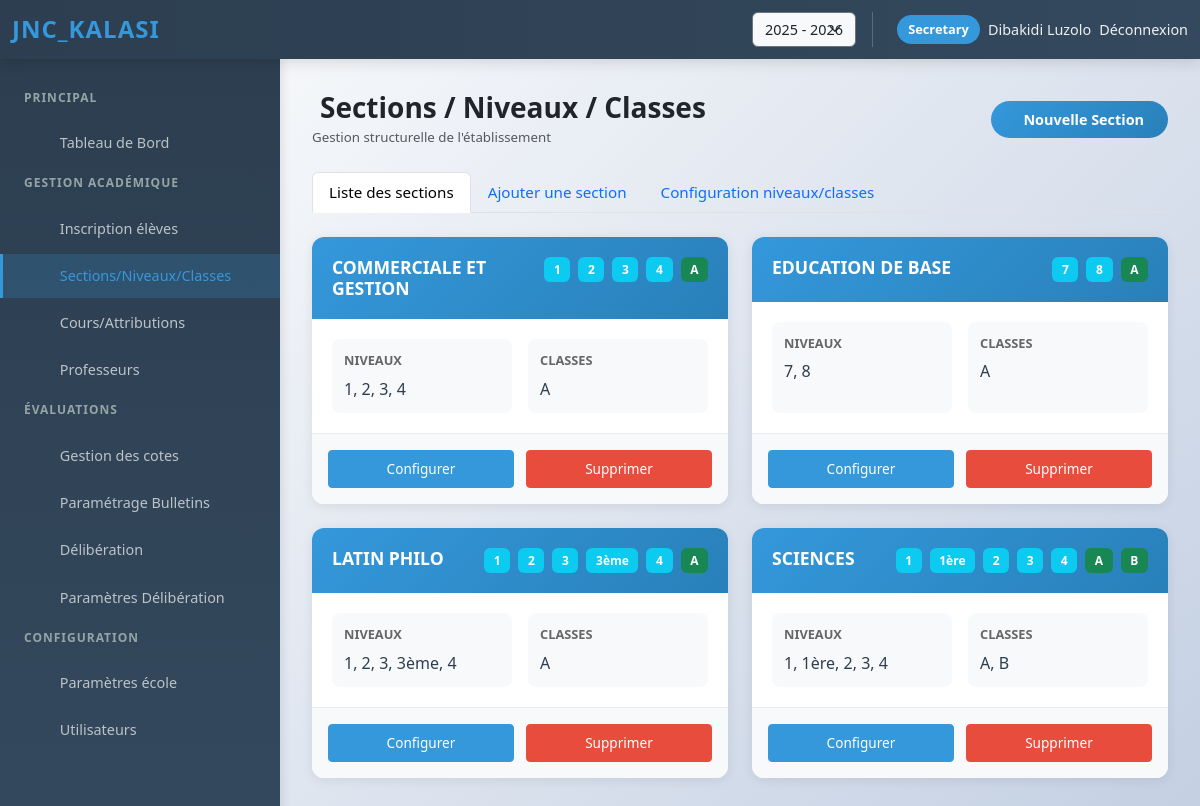
Page /admin/sections (signed in) on the committed database.
### models/__init__.py (models this page shows, shortened)
class User(UserMixin, db.Model):
    __tablename__ = 'users'
    id = db.Column(db.Integer, primary_key=True)
    school_id = db.Column(db.Integer, db.ForeignKey('schools.id'), nullable=True)  # Nullable pour super_admin
    username = db.Column(db.String(80), unique=True, nullable=False)
    password_hash = db.Column(db.String(255), nullable=False)
    role = db.Column(db.Enum('super_admin', 'school_admin', 'secretary', 'discipline', 'professor', name='role_enum'), nullable=False)
    full_name = db.Column(db.String(120), nullable=False)
    email = db.Column(db.String(120))
    created_at = db.Column(db.DateTime, server_default=db.func.now())
    is_active = db.Column(db.Boolean, nullable=False, default=True, server_default=db.text('1'))  # For blocking/unblocking
    last_login_at = db.Column(db.DateTime, nullable=True)
    last_login_ip = db.Column(db.String(45), nullable=True)  # IPv6 compatible
    login_failed_attempts = db.Column(db.Integer, default=0, nullable=False)
    last_failed_login_at = db.Column(db.DateTime, nullable=True)
    last_failed_login_ip = db.Column(db.String(45), nullable=True)
    password_reset_token = db.Column(db.String(100), nullable=True)
    password_reset_expires = db.Column(db.DateTime, nullable=True)
    must_change_password = db.Column(db.Boolean, default=False, nullable=False)
    school = db.relationship('School', back_populates='users')
    courses = db.relationship('Course', back_populates='professor', lazy='dynamic')
    attendance_records = db.relationship('AttendanceRecord', foreign_keys='AttendanceRecord.professor_id', back_populates='professor', lazy='dynamic')
    created_subscriptions = db.relationship('SchoolSubscription', foreign_keys='SchoolSubscription.created_by_user_id', back_populates='created_by_user', lazy='dynamic')
    validated_subscription_payments = db.relationship('SchoolSubscriptionPayment', foreign_keys='SchoolSubscriptionPayment.confirmed_by_user_id', back_populates='confirmed_by_user', lazy='dynamic')
    opened_support_tickets = db.relationship('RemoteSupportTicket', foreign_keys='RemoteSupportTicket.created_by_user_id', back_populates='created_by_user', lazy='dynamic')
    handled_support_tickets = db.relationship('RemoteSupportTicket', foreign_keys='RemoteSupportTicket.handled_by_user_id', back_populates='handled_by_user', lazy='dynamic')
    received_notifications = db.relationship('Notification', foreign_keys='Notification.recipient_id', back_populates='recipient', lazy='dynamic')
    sent_notifications = db.relationship('Notification', foreign_keys='Notification.actor_id', back_populates='actor', lazy='dynamic')
    def is_super_admin(self):
        return self.role == 'super_admin'

class Section(db.Model):
    __tablename__ = 'sections'
    id = db.Column(db.Integer, primary_key=True)
    school_id = db.Column(db.Integer, db.ForeignKey('schools.id'), nullable=False)
    name = db.Column(db.String(100), nullable=False)
    level = db.Column(db.String(50), nullable=False)
    class_name = db.Column(db.String(20), nullable=False)
    school = db.relationship('School', back_populates='sections')
    students = db.relationship('Student', back_populates='section', lazy='dynamic')
    courses = db.relationship('Course', back_populates='section', lazy='dynamic')

### routes/admin/academic.py (the view, shortened to what this page needs)
@admin_bp.route('/sections', methods=['GET', 'POST'])
@login_required
def sections(school_slug=None):
    school_id = get_school_id_for_admin_context()
    schools = []
    selected_school_id = request.args.get('school_id', type=int)
    if current_user.is_super_admin() and not school_id:
        schools = School.query.order_by(School.name).all()
        if selected_school_id:
            school_id = selected_school_id
    if request.method == 'POST' and current_user.is_super_admin() and not school_id:
        school_id = request.form.get('school_id', type=int) or selected_school_id
    if not school_id:
        flash('Veuillez sélectionner une école pour gérer les sections.', 'info')
        return redirect(url_for('admin.dashboard', school_slug=school_slug))
    sections_query = Section.query.filter_by(school_id=school_id).order_by(Section.name, Section.level, Section.class_name)
    section_groups = group_sections_for_display(sections_query.all())
    return render_template(
        'admin/sections.html',
        sections=section_groups,
        schools=schools,
        selected_school_id=school_id,
    )

### templates/admin/sections.html (shortened to what this page needs)
{% extends 'base.html' %}
{% block content %}
<div class="dashboard-wrapper">
  <aside class="sidebar">
    <div class="sidebar-group">
      <h6 class="sidebar-group-title">Principal</h6>
      <ul class="sidebar-menu">
        <li><a href="{{ url_for('admin.dashboard') }}" class="sidebar-menu-link">
          <span>Tableau de Bord</span>
        </a></li>
      </ul>
    </div>
    <div class="sidebar-group">
      <h6 class="sidebar-group-title">Gestion Académique</h6>
      <ul class="sidebar-menu">
        <li><a href="{{ url_for('admin.students') }}" class="sidebar-menu-link">
          <span>Inscription élèves</span>
        </a></li>
        <li><a href="{{ url_for('admin.sections') }}" class="sidebar-menu-link active">
          <span>Sections/Niveaux/Classes</span>
        </a></li>
        <li><a href="{{ url_for('admin.courses') }}" class="sidebar-menu-link">
          <span>Cours/Attributions</span>
        </a></li>
        <li><a href="{{ url_for('admin.professors') }}" class="sidebar-menu-link">
          <span>Professeurs</span>
        </a></li>
      </ul>
    </div>
    <div class="sidebar-group">
      <h6 class="sidebar-group-title">Évaluations</h6>
      <ul class="sidebar-menu">
        <li><a href="{{ url_for('admin.grades_management') }}" class="sidebar-menu-link">
          <span>Gestion des cotes</span>
        </a></li>
        <li><a href="{{ url_for('admin.bulletins_config') }}" class="sidebar-menu-link">
          <span>Paramétrage Bulletins</span>
        </a></li>
        <li><a href="{{ url_for('admin.deliberation_execute') }}" class="sidebar-menu-link">
          <span>Délibération</span>
        </a></li>
        <li><a href="{{ url_for('admin.deliberation_config') }}" class="sidebar-menu-link">
          <span>Paramètres Délibération</span>
        </a></li>
      </ul>
    </div>
    <div class="sidebar-group">
      <h6 class="sidebar-group-title">Configuration</h6>
      <ul class="sidebar-menu">
        <li><a href="{{ url_for('admin.edit_school', school_id=session.get('school_id', 1)) }}" class="sidebar-menu-link">
          <span>Paramètres école</span>
        </a></li>
        <li><a href="{{ url_for('admin.users') }}" class="sidebar-menu-link">
          <span>Utilisateurs</span>
        </a></li>
      </ul>
    </div>
  </aside>
  <main class="main-content">
    <div class="page-header d-flex justify-content-between align-items-center mb-4">
      <div>
        <h1 class="h3 mb-1 fw-bold text-dark"> Sections / Niveaux / Classes</h1>
        <p class="text-muted small mb-0">Gestion structurelle de l'établissement</p>
      </div>
      <div class="d-flex gap-2">
        <button class="btn btn-primary rounded-pill px-4" data-bs-toggle="tab" data-bs-target="#add-pane">
           Nouvelle Section
        </button>
      </div>
    </div>
    <ul class="nav nav-tabs nav-modern mb-4" role="tablist">
      <li role="presentation">
        <button class="nav-link active" id="list-tab" data-bs-toggle="tab" data-bs-target="#list-pane" type="button" role="tab" aria-controls="list-pane" aria-selected="true">
           Liste des sections
        </button>
      </li>
      <li role="presentation">
        <button class="nav-link" id="add-tab" data-bs-toggle="tab" data-bs-target="#add-pane" type="button" role="tab" aria-controls="add-pane" aria-selected="false">
           Ajouter une section
        </button>
      </li>
      <li role="presentation">
        <button class="nav-link" id="config-tab" data-bs-toggle="tab" data-bs-target="#config-pane" type="button" role="tab" aria-controls="config-pane" aria-selected="false">
           Configuration niveaux/classes
        </button>
      </li>
    </ul>
    <div class="tab-content">
      <div class="tab-pane fade show active" id="list-pane" role="tabpanel" aria-labelledby="list-tab">
        {% if sections %}
        <div class="sections-grid">
          {% for section in sections %}
          <div class="section-card">
            <div class="section-card-header">
              <div class="section-info">
                <h5 class="section-name">{{ section.name }}</h5>
              </div>
              <div class="section-badges">
                {% if section.all_levels %}
                  {% for level in section.all_levels | sort %}
                  <span class="badge bg-info"> {{ level }}</span>
                  {% endfor %}
                {% else %}
                <span class="badge bg-secondary">Niveau non configuré</span>
                {% endif %}
                {% if section.all_classes %}
                  {% for class in section.all_classes | sort %}
                  <span class="badge bg-success"> {{ class }}</span>
                  {% endfor %}
                {% else %}
                <span class="badge bg-secondary">Classe non configurée</span>
                {% endif %}
              </div>
            </div>
            <div class="section-card-body">
              <div class="section-detail">
                <label class="detail-label">Niveaux</label>
                <p class="detail-value">
                  {% if section.all_levels %}
                    {{ section.all_levels | sort | join(', ') }}
                  {% else %}
                    <span class="text-muted">—</span>
                  {% endif %}
                </p>
              </div>
              <div class="section-detail">
                <label class="detail-label">Classes</label>
                <p class="detail-value">
                  {% if section.all_classes %}
                    {{ section.all_classes | sort | join(', ') }}
                  {% else %}
                    <span class="text-muted">—</span>
                  {% endif %}
                </p>
              </div>
            </div>
            <div class="section-card-footer">
              <a href="{{ url_for('admin.edit_section', section_id=section.id) }}" class="btn btn-sm btn-primary-modern">
                 Configurer
              </a>
              <button type="button" class="btn btn-sm btn-danger-modern" data-bs-toggle="modal" data-bs-target="#deleteModal{{ section.id }}">
                 Supprimer
              </button>
            </div>
          </div>
          {% endfor %}
        </div>
        {% endif %}
      </div>
    </div>
  </main>
</div>
{% endblock %}

### templates/base.html (shortened to what this page needs)
<!doctype html>
<html lang="fr">
<head>
  <link href="https://cdn.jsdelivr.net/npm/bootstrap@5.3.2/dist/css/bootstrap.min.css" rel="stylesheet">
  <link href="{{ url_for('static', filename='css/styles.css') }}" rel="stylesheet">
</head>
<body>
<nav class="navbar navbar-expand-lg navbar-custom">
  <div class="container-fluid">
    {% set school_name = g.school.name if g.school else None %}
    <a class="navbar-brand navbar-brand-school" href="{{ url_for('index') if not current_user.is_authenticated else url_for('auth.redirect_by_role') }}" title="JNC_Kalasi">
      <span class="brand-main">JNC<span>_Kalasi</span></span>
    </a>
    <div class="collapse navbar-collapse" id="navbarNav">
      <ul class="navbar-nav ms-auto">
        {% if current_user.is_authenticated %}
        <li class="nav-item d-flex align-items-center me-3">
          <form method="POST" action="{{ url_for('set_academic_year') }}" class="d-flex align-items-center mb-0">
            <select name="academic_year" class="form-select form-select-sm bg-light text-dark border-secondary" onchange="this.form.submit()" style="width: auto;">
              {% for year in all_academic_years %}
              <option value="{{ year }}" {% if year == current_academic_year %}selected{% endif %}>{{ year }}</option>
              {% endfor %}
            </select>
          </form>
        </li>
        <li class="nav-item d-flex align-items-center nav-user-info">
          <span class="nav-user-badge">{{ current_user.role.replace('_', ' ').title() }}</span>
          <span class="nav-link">{{ current_user.full_name }}</span>
          <a class="nav-link" href="{{ url_for('auth.logout') }}">Déconnexion</a>
        </li>
        {% else %}
        <li class="nav-item">
          <a class="nav-link" href="{{ url_for('auth.login') }}">Connexion</a>
        </li>
        {% endif %}
      </ul>
    </div>
  </div>
</nav>
<div class="dashboard-container">
  {% block content %}{% endblock %}
</div>
</body>
</html>

### rows in the picture
User: role.replace "Secretary", full_name "Dibakidi Luzolo"
Section: name "COMMERCIALE ET GESTION", sort "1" "2" "3" "4", sort "A", all_levels|sort "1, 2, 3, 4", all_classes|sort "A"
Section: name "EDUCATION DE BASE", sort "7" "8", sort "A", all_levels|sort "7, 8", all_classes|sort "A"
Section: name "LATIN PHILO", sort "1" "2" "3" "4", sort "A", all_levels|sort "1, 2, 3, 3ème, 4", all_classes|sort "A"
Section: level "3ème"
Section: name "SCIENCES", sort "1" "2" "3" "4", sort "A" "B", all_levels|sort "1, 1ère, 2, 3, 4", all_classes|sort "A, B"
Section: level "1ère"

### other values in the picture
form field academic_year "2025 - 2026"
